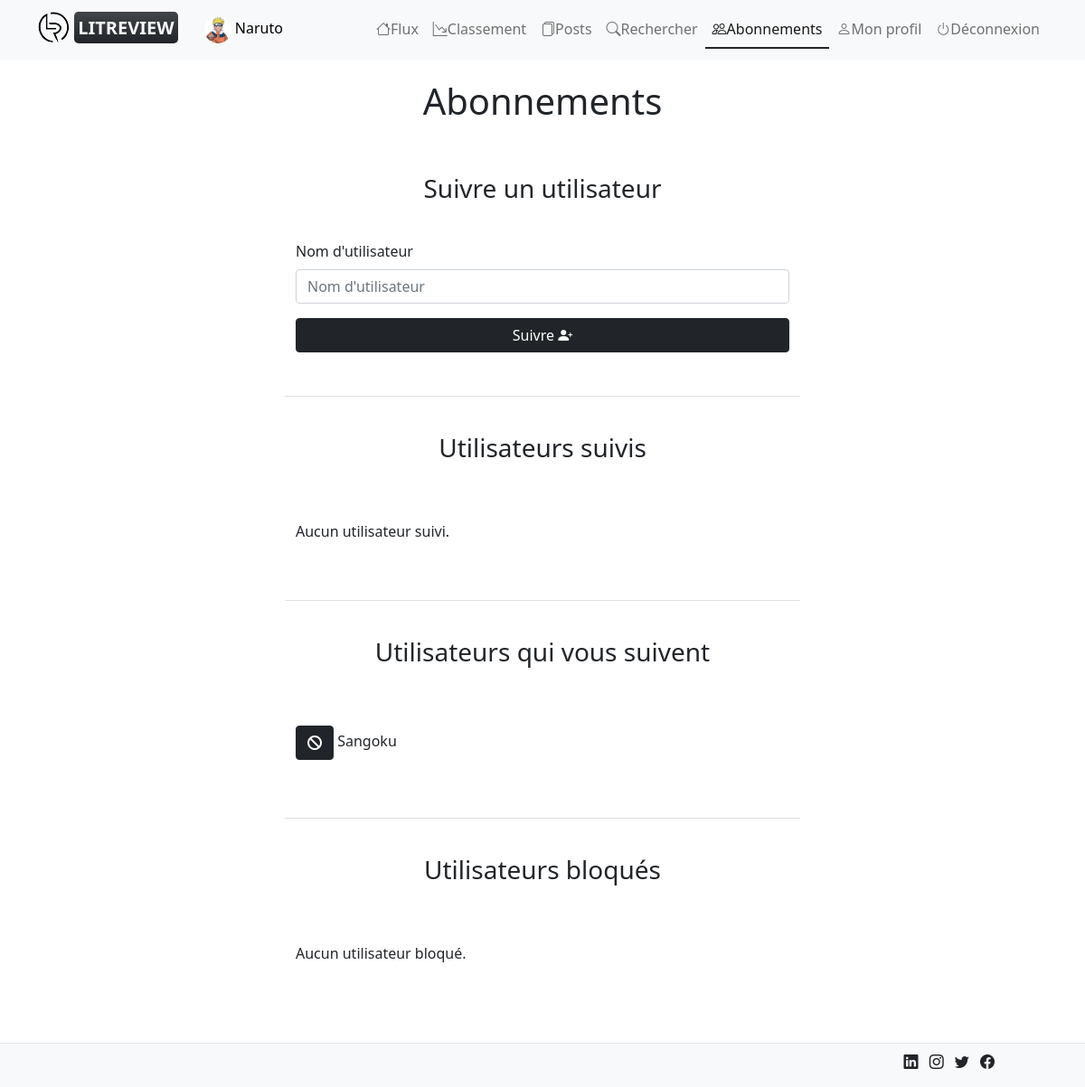
The app's page /relations/ (signed in), older data.
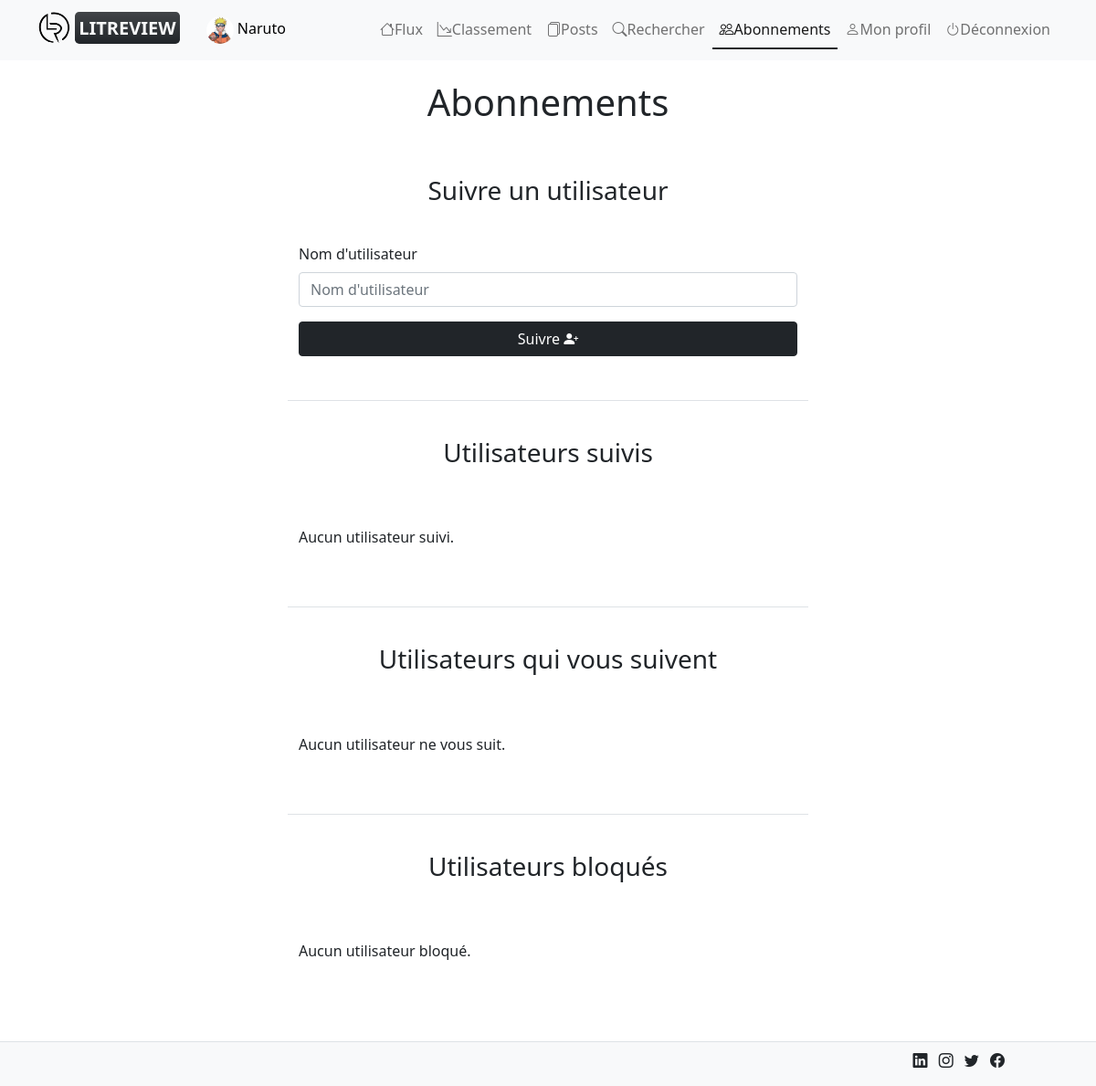
The same page, newer data.
### review/models.py (models this page shows, shortened)
class Relation(models.Model):
    user_1 = models.ForeignKey(
        to=settings.AUTH_USER_MODEL, on_delete=models.CASCADE, related_name="follower"
    )
    user_2 = models.ForeignKey(
        verbose_name="Nom d'utilisateur",
        to=settings.AUTH_USER_MODEL,
        on_delete=models.CASCADE,
        related_name="followed",
    )
    type = models.CharField(
        max_length=128,
        null=True,
        choices=(
            ("blocks", "blocks"),
            ("follows", "follows"),
        ),
    )
    description = models.CharField(max_length=255, null=True)
    class Meta:
        unique_together = (
            "user_1",
            "user_2",
        )

### authentication/models.py (models this page shows, shortened)
class User(AbstractUser):
    WIDTH = 200
    image = models.ImageField(verbose_name="Photo de profil", blank=True, null=True)
    def __str__(self):
        return f"{str(self.username).capitalize()}"

### review/views.py (the view, shortened to what this page needs)
# urls.py: path("relations/", relation, name="relation"),
@login_required
def relation(request):
    relation = Relation()
    form = RelationForm()
    followed_users = Relation.objects.filter(user_1=request.user, type="follows")
    followers = Relation.objects.filter(user_2=request.user, type="follows")
    blocked_users = Relation.objects.filter(user_1=request.user, type="blocks")
    return render(
        request,
        "review/relation.html",
        {
            "form": form,
            "followed_users": followed_users,
            "followers": followers,
            "blocked_users": blocked_users,
        },
    )

### review/forms.py
class RelationForm(forms.Form):
    followed_user = forms.CharField(
        max_length=128,
        label="Nom d'utilisateur",
    )

### review/templates/review/relation.html (shortened to what this page needs)
{% extends 'base.html' %}
{% block content %}
	{% load django_bootstrap5 %}
	<h1 class="text-center my-3">Abonnements</h1>
	<div class="col-12 offset-lg-3 col-lg-6">
		<div class="row py-4 mb-4">
			<h3 class="text-center my-3">Suivre un utilisateur</h3>
			<form method="post" class="pt-4">
					{% bootstrap_form form %}
					<button type="submit" class="btn btn-dark w-100">
						Suivre <i class="bi bi-person-plus-fill"></i>
					</button>
			</form>
		</div>
		<div class="row py-4 mb-4 border-top">
			<h3 class="text-center my-3">Utilisateurs suivis</h3>
			{% for followed_user in followed_users %}
				<p class="pt-5">
					<a href="{% url 'relation_delete' followed_user.id %}"
					role="button" class="btn btn-dark" title="Ne plus suivre">
						<i class="bi bi-person-x-fill"></i>
					</a>
					{{followed_user.user_2.username|capfirst}}
				</p>
			{% empty %}
				<p class="pt-5">Aucun utilisateur suivi.</p>
			{% endfor %}
		</div>
		<div class="row py-4 mb-4 border-top">
			<h3 class="text-center my-3">Utilisateurs qui vous suivent</h3>
			{% for follower in followers %}
				<p class="pt-5">
					<a href="{% url 'relation_block' follower.id %}"
					role="button" class="btn btn-dark" title="Bloquer">
						<i class="fa fa-ban"></i>
					</a>
					{{follower.user_1.username|capfirst}}
				</p>
			{% empty %}
				<p class="pt-5">Aucun utilisateur ne vous suit.</p>
			{% endfor %}
		</div>
		<div class="row py-4 mb-4 border-top">
			<h3 class="text-center my-3">Utilisateurs bloqués</h3>
			{% for blocked in blocked_users %}
				<p class="pt-5">
					<a href="{% url 'relation_delete' blocked.id %}"
					role="button" class="btn btn-dark" title="Débloquer">
						<i class="bi bi-unlock-fill"></i>
					</a>
					{{blocked.user_2.username|capfirst}}
				</p>
			{% empty %}
				<p class="pt-5">Aucun utilisateur bloqué.</p>
			{% endfor %}
		</div>
	</div>
{% endblock content %}

Row changes from the older to the newer data that the page shows:
removed Relation: user_1.username "Sangoku"
Text that changed along with them:
text now shown: "Aucun utilisateur ne vous suit."
